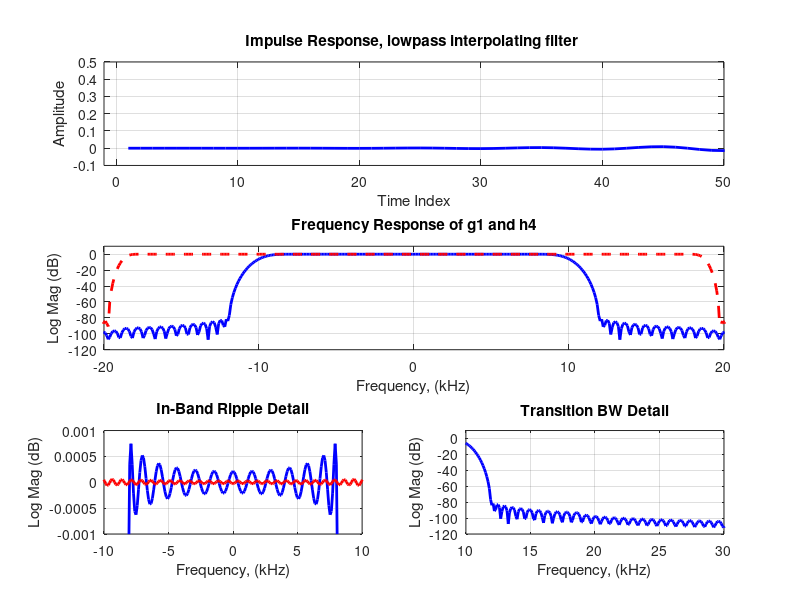

Reproduce this figure in MATLAB.
fs1 = 50;
fs2 = 100;
f1 = 8; 
f2 = 12; 
A_dB = 80;

Beta = A_dB/10; %if A_dB < 40 dB have to reduce Beta
M = floor((fs1/(f2-f1))*A_dB/15); %For windowed design, A_dB/22

if rem(M,2)==0 %we want N to be an odd integer 
    M=M+1;  
end

MM=(M-1)/2; %Compute end points of array interval, NN
phi=2*pi*(-MM:MM)*(f1+f2)/(2*fs1); %compute phase argument of sinc filter
 
h=sin(phi)./phi; %unscaled sinc filter h
h(MM+1)=1; %correct failed 0/0 computation
h0=h.*kaiser(2*MM+1,Beta)'; %Apply window to obtain Stopband Ripple
h2=h0*(f2+f1)/fs1; %Scale filter gain f0/fs

h3 = zeros(1,2*length(h2));
h3(1:2:end) = h2;

f13 = fs2/8;
f23 = fs2/4;

phi3 = 2*pi*(-length(h3):length(h3))*(f13+f23)/(2*fs2);
h1 = sin(phi3)./phi3;
h1(length(h3)+1) = 1;
h03 = h1 .* kaiser(2*length(h3)+1, Beta)';
g1 = h03*(f23+f13)/fs2;

h4 = conv(h3,g1, 'same');

figure(204)
subplot(3,1,1)
plot(h4,'b','linewidth',2)
grid on
axis([-1 50 -0.1 0.5])
title('Impulse Response, lowpass interpolating filter ')
xlabel('Time Index')
ylabel('Amplitude')

fh3=fftshift(20*log10(abs(fft(g1,1024))));

fh2 =fftshift(20*log10(abs(fft(h4,1024))));

subplot(3,1,2)
plot([-0.5:1/1024:0.5-1/1024]*fs2,fh2,'b','linewidth',2)
hold on
plot([-0.5:1/1024:0.5-1/1024]*fs2,fh3,'--r','linewidth',2)
hold off
grid on
axis([-20 +20 -120 10])
title('Frequency Response of g1 and h4')
xlabel('Frequency, (kHz)')
ylabel('Log Mag (dB)')

subplot(3,2,5)
plot([-0.5:1/1024:0.5-1/1024]*fs2,fh2,'b','linewidth',2)
grid on
hold on 
plot([-0.5:1/1024:0.5-1/1024]*fs2,fh3,'r','linewidth',2)
hold off
axis([-10 +10 -0.0010 0.0010])
title('In-Band Ripple Detail')
xlabel('Frequency, (kHz)')
ylabel('Log Mag (dB)')

subplot(3,2,6)
plot([-0.5:1/1024:0.5-1/1024]*fs2,fh2,'b','linewidth',2)
grid on
axis([10 +30 -120 10])
title('Transition BW Detail')
xlabel('Frequency, (kHz)')
ylabel('Log Mag (dB)')
